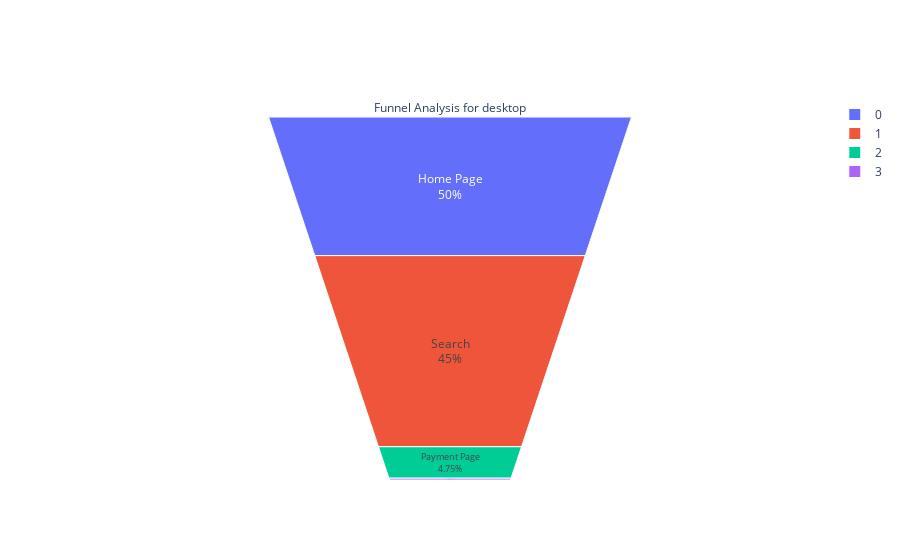

The notebook cell saved with this chart:
### Code cell
fig = go.Figure(go.Funnelarea(
    text = ["Home Page","Search", "Payment Page", "Confirmation Page"],
    values = [home_page_desktop-search_page_desktop, search_page_desktop-payment_page_desktop, 
              payment_page_desktop-confirm_page_desktop
              , confirm_page_desktop]
    ,title='Funnel Analysis for desktop'))
fig.show()

### Figure 1 — Plotly figure (JSON) as saved in the notebook; plotly's stock layout.template omitted (floating-point values rounded to 4 significant figures)
{"data": [{"text": ["Home Page", "Search", "Payment Page", "Confirmation Page"], "title": {"text": "Funnel Analysis for desktop"}, "type": "funnelarea", "values": [30100, 27090, 2860, 150]}], "layout": {}}
